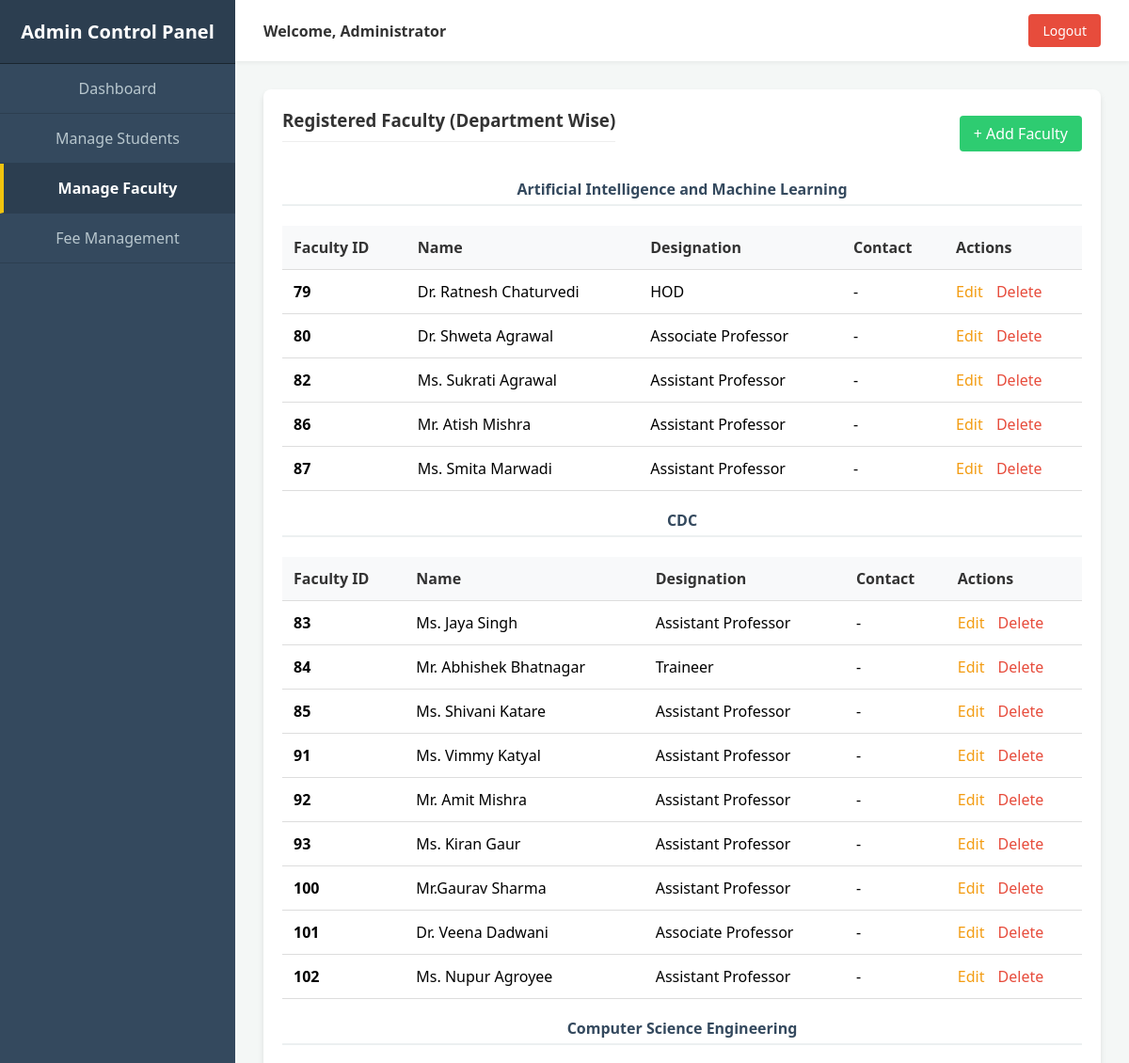
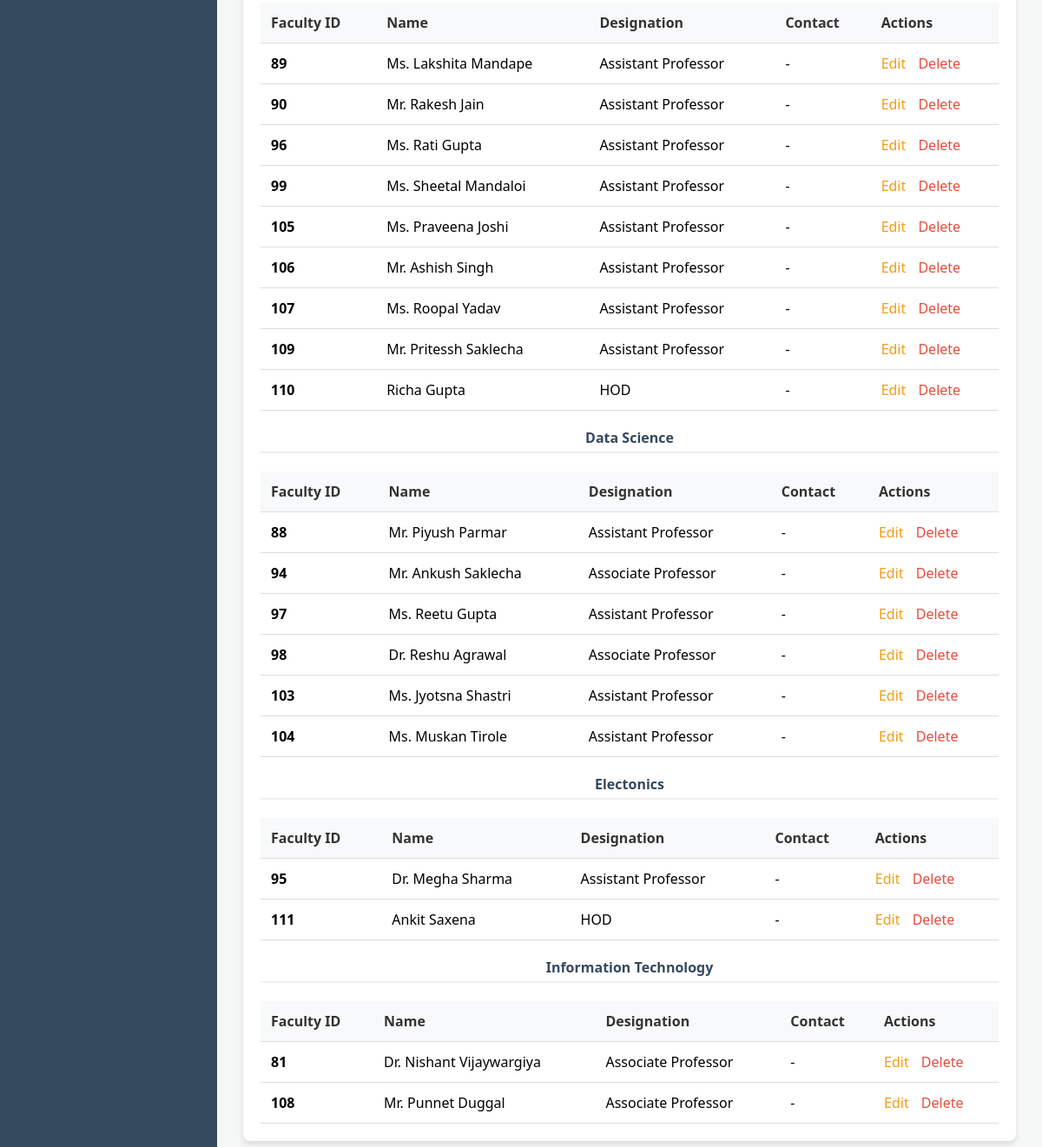
Page /admin-panel/faculty/ on the committed database (2 pictures, top to bottom).
### backend/faculty/models.py (models this page shows, shortened)
class Department(models.Model):
    name = models.CharField(max_length=150, unique=True)
    code = models.CharField(max_length=20, unique=True)
    description = models.TextField(null=True, blank=True)

class FacultyProfile(models.Model):
    user = models.OneToOneField(User, on_delete=models.CASCADE, related_name='faculty_module_profile')
    department = models.ForeignKey(Department, on_delete=models.SET_NULL, null=True, related_name='faculties')
    designation = models.CharField(max_length=100, default="Assistant Professor")
    contact_number = models.CharField(max_length=20, null=True, blank=True)
    address = models.TextField(null=True, blank=True)
    date_joined = models.DateField(auto_now_add=True)

### authentication/models.py (models this page shows, shortened)
class User(models.Model):
    ROLE_CHOICES = [
        ('student','Student'),
        ('faculty','Faculty'),
        ('admin','Admin')
    ]
    name = models.CharField(max_length=100)
    email = models.EmailField(unique=True)
    role = models.CharField(max_length=10, choices=ROLE_CHOICES)
    password = models.CharField(max_length=100, default="ADMIN")

### backend/administration/views.py (the view)
# urls.py: path('faculty/', views.manage_faculty, name='manage_faculty'),
def manage_faculty(request):
    faculty = FacultyProfile.objects.all().select_related('user', 'department').order_by('department__name')
    return render(request, "dashboards/admin/faculty.html", {'faculty': faculty})

### templates/dashboards/admin/faculty.html (shortened to what this page needs)
{% extends 'dashboards/admin/base.html' %}
{% block content %}
<div class="card">
    <div style="display: flex; justify-content: space-between; align-items: center;">
        <h3>Registered Faculty (Department Wise)</h3>
        <a href="{% url 'add_faculty' %}"
            style="padding: 8px 15px; background: #2ecc71; color: white; border: none; border-radius: 4px; cursor: pointer; text-decoration: none;">+
            Add Faculty</a>
    </div>
    {% regroup faculty by department as department_list %}
    {% for dept in department_list %}
    <h4 style="margin-top: 20px; color: #34495e; border-bottom: 2px solid #ecf0f1; padding-bottom: 5px;">{{ dept.grouper.name|default:"Unassigned" }}</h4>
    <table>
        <thead>
            <tr>
                <th>Faculty ID</th>
                <th>Name</th>
                <th>Designation</th>
                <th>Contact</th>
                <th>Actions</th>
            </tr>
        </thead>
        <tbody>
            {% for staff in dept.list %}
            <tr>
                <td><strong>{{ staff.user.id }}</strong></td>
                <td>{{ staff.user.name }}</td>
                <td>{{ staff.designation }}</td>
                <td>{{ staff.contact_number|default:"-" }}</td>
                <td>
                    <a href="{% url 'edit_faculty' staff.id %}"
                        style="color: #f39c12; text-decoration: none; margin-right: 10px;">Edit</a>
                    <a href="{% url 'delete_faculty' staff.id %}" style="color: #e74c3c; text-decoration: none;"
                        onclick="return confirm('Are you sure you want to delete this faculty member?');">Delete</a>
                </td>
            </tr>
            {% endfor %}
        </tbody>
    </table>
    {% empty %}
    <p>No faculty members registered yet.</p>
    {% endfor %}
</div>
{% endblock %}

### static/css/style.css (style rules this page uses)
body { font-family: Arial; background:#f4f7fb; text-align:center; }

### templates/dashboards/admin/base.html (style rules this page uses)
body { margin: 0; padding: 0; font-family: 'Segoe UI', Tahoma, Geneva, Verdana, sans-serif; background-color: #f4f7f6; display: flex; min-height: 100vh; }
.card { background: #fff; border-radius: 8px; box-shadow: 0 4px 6px rgba(0,0,0,0.1); padding: 20px; margin-bottom: 20px; }
.card h3 { margin-top: 0; color: #333; border-bottom: 1px solid #eee; padding-bottom: 10px; }
table { width: 100%; border-collapse: collapse; margin-top: 10px; }
table th, table td { padding: 12px; text-align: left; border-bottom: 1px solid #ddd; }
table th { background-color: #f8f9fa; color: #333; }

### rows in the picture
Department: grouper.name "Artificial Intelligence and Machine Learning"
FacultyProfile: user.id "79", user.name "Dr. Ratnesh Chaturvedi", designation "HOD", contact_number "-"
FacultyProfile: user.id "80", user.name "Dr. Shweta Agrawal", designation "Associate Professor", contact_number "-"
FacultyProfile: user.id "82", user.name "Ms. Sukrati Agrawal", designation "Assistant Professor", contact_number "-"
FacultyProfile: user.id "86", user.name "Mr. Atish Mishra", designation "Assistant Professor", contact_number "-"
FacultyProfile: user.id "87", user.name "Ms. Smita Marwadi", designation "Assistant Professor", contact_number "-"
Department: grouper.name "CDC"
FacultyProfile: user.id "83", user.name "Ms. Jaya Singh", designation "Assistant Professor", contact_number "-"
FacultyProfile: user.id "84", user.name "Mr. Abhishek Bhatnagar", designation "Traineer", contact_number "-"
FacultyProfile: user.id "85", user.name "Ms. Shivani Katare", designation "Assistant Professor", contact_number "-"
FacultyProfile: user.id "91", user.name "Ms. Vimmy Katyal", designation "Assistant Professor", contact_number "-"
FacultyProfile: user.id "92", user.name "Mr. Amit Mishra", designation "Assistant Professor", contact_number "-"
FacultyProfile: user.id "93", user.name "Ms. Kiran Gaur", designation "Assistant Professor", contact_number "-"
FacultyProfile: user.id "100", user.name "Mr.Gaurav Sharma", designation "Assistant Professor", contact_number "-"
FacultyProfile: user.id "101", user.name "Dr. Veena Dadwani", designation "Associate Professor", contact_number "-"
FacultyProfile: user.id "102", user.name "Ms. Nupur Agroyee", designation "Assistant Professor", contact_number "-"
Department: grouper.name "Computer Science Engineering"
FacultyProfile: user.id "89", user.name "Ms. Lakshita Mandape", designation "Assistant Professor", contact_number "-"
FacultyProfile: user.id "90", user.name "Mr. Rakesh Jain", designation "Assistant Professor", contact_number "-"
FacultyProfile: user.id "96", user.name "Ms. Rati Gupta", designation "Assistant Professor", contact_number "-"
FacultyProfile: user.id "99", user.name "Ms. Sheetal Mandaloi", designation "Assistant Professor", contact_number "-"
FacultyProfile: user.id "105", user.name "Ms. Praveena Joshi", designation "Assistant Professor", contact_number "-"
FacultyProfile: user.id "106", user.name "Mr. Ashish Singh", designation "Assistant Professor", contact_number "-"
FacultyProfile: user.id "107", user.name "Ms. Roopal Yadav", designation "Assistant Professor", contact_number "-"
FacultyProfile: user.id "109", user.name "Mr. Pritessh Saklecha", designation "Assistant Professor", contact_number "-"
FacultyProfile: user.id "110", user.name "Richa Gupta", designation "HOD", contact_number "-"
Department: grouper.name "Data Science"
FacultyProfile: user.id "88", user.name "Mr. Piyush Parmar", designation "Assistant Professor", contact_number "-"
FacultyProfile: user.id "94", user.name "Mr. Ankush Saklecha", designation "Associate Professor", contact_number "-"
FacultyProfile: user.id "97", user.name "Ms. Reetu Gupta", designation "Assistant Professor", contact_number "-"
FacultyProfile: user.id "98", user.name "Dr. Reshu Agrawal", designation "Associate Professor", contact_number "-"
FacultyProfile: user.id "103", user.name "Ms. Jyotsna Shastri", designation "Assistant Professor", contact_number "-"
FacultyProfile: user.id "104", user.name "Ms. Muskan Tirole", designation "Assistant Professor", contact_number "-"
Department: grouper.name "Electonics"
FacultyProfile: user.id "95", user.name "Dr. Megha Sharma", designation "Assistant Professor", contact_number "-"
FacultyProfile: user.id "111", user.name "Ankit Saxena", designation "HOD", contact_number "-"
Department: grouper.name "Information Technology"
FacultyProfile: user.id "81", user.name "Dr. Nishant Vijaywargiya", designation "Associate Professor", contact_number "-"
FacultyProfile: user.id "108", user.name "Mr. Punnet Duggal", designation "Associate Professor", contact_number "-"
